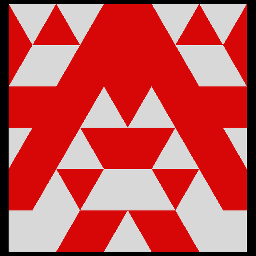
#> input picture dataset/input_001.png, 256 x 256 px; its folder holds only this picture in this run
$ python images_to_csv.py
#> lines starting #> are read from the running program, lines starting #| are printed output that depends on the picture
import os
import numpy as np
import pandas as pd
from PIL import Image

def image_to_row(image_path, file, grayscale=True):
    """Convert one image to a row with name, type, size, and flattened pixel values."""
#> called with image_path = 'dataset/input_001.png', file = 'input_001.png', grayscale = True
    img = Image.open(image_path)
#> img is the input picture: PIL image 256x256 RGB; mean R, G, B 194.8, 81.8, 81.8
    if grayscale:
        img = img.convert('L')  # Grayscale
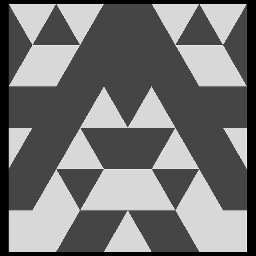
#> img: PIL image 256x256 L; min 0, max 247, mean 115.4
    else:
        img = img.convert('RGB')

    pixels = np.array(img)

    # Flatten pixel matrix
    flattened = pixels.flatten().tolist()
#> flattened = 65536 items

    # Extract name and type
    name, ext = os.path.splitext(file)
    ext = ext.lstrip('.')  # Remove leading dot

    # Size string (e.g., "32x32")
    size_str = f"{img.width}x{img.height}"
#> size_str = '256x256'

    return {
        'name': name,
        'type': ext,
        'size': size_str,
        'pixels': flattened
    }

def process_folder(folder_path, output_csv, image_size=(32, 32), grayscale=True):
    """Convert a folder of images into a CSV with: name, type, size, flattened_pixels."""
    rows = []

    for root, dirs, files in os.walk(folder_path):
        for file in files:
            if file.lower().endswith(('.jpg', '.jpeg', '.png', '.bmp', '.tiff')):
                full_path = os.path.join(root, file)
                row = image_to_row(full_path, file, grayscale=grayscale)
#> row = 4 items
                rows.append(row)

    df = pd.DataFrame(rows)
#> df = table of 1 rows and 4 columns
    df.to_csv(output_csv, index=False)
    print(f"[✓] Saved {len(df)} images to {output_csv} with columns: name, type, size, flattened_pixels")
#| [✓] Saved 1 images to images.csv with columns: name, type, size, flattened_pixels

if __name__ == "__main__":
    folder = "dataset"  # Change to your folder path
    output = "images.csv"
    process_folder(folder, output, image_size=(32, 32), grayscale=True)

$ run again, on dataset/input_012.png
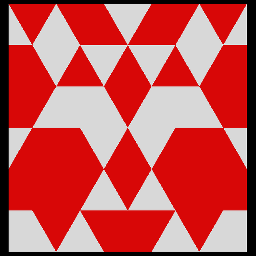
#> input picture dataset/input_012.png, 256 x 256 px
#> in image_to_row, img is the input picture: PIL image 256x256 RGB; mean R, G, B 194.8, 82, 82
#> in image_to_row, `img = img.convert('L')`:
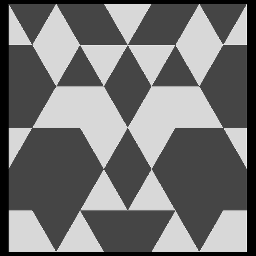
#> img: PIL image 256x256 L; min 0, max 249, mean 115.4
#> flattened = 65536 items
#> row = 4 items
#> df = table of 1 rows and 4 columns
#| [✓] Saved 1 images to images.csv with columns: name, type, size, flattened_pixels

$ run again, on dataset/input_014.png
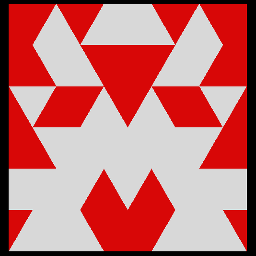
#> input picture dataset/input_014.png, 256 x 256 px
#> in image_to_row, img is the input picture: PIL image 256x256 RGB; mean R, G, B 194.1, 112.9, 112.9
#> in image_to_row, `img = img.convert('L')`:
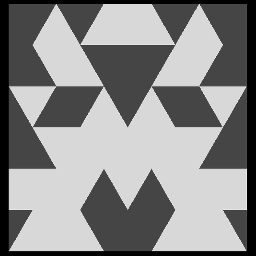
#> img: PIL image 256x256 L; min 0, max 249, mean 137
#> flattened = 65536 items
#> row = 4 items
#> df = table of 1 rows and 4 columns
#| [✓] Saved 1 images to images.csv with columns: name, type, size, flattened_pixels

$ run again, on dataset/input_016.png
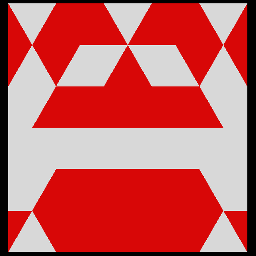
#> input picture dataset/input_016.png, 256 x 256 px
#> in image_to_row, img is the input picture: PIL image 256x256 RGB; mean R, G, B 196.2, 91.8, 91.8
#> in image_to_row, `img = img.convert('L')`:
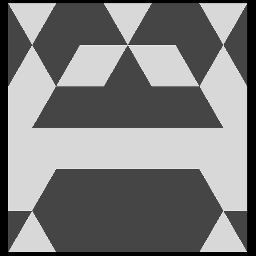
#> img: PIL image 256x256 L; min 0, max 243, mean 122.8
#> flattened = 65536 items
#> row = 4 items
#> df = table of 1 rows and 4 columns
#| [✓] Saved 1 images to images.csv with columns: name, type, size, flattened_pixels

$ run again, on dataset/input_002.png
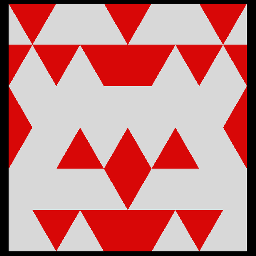
#> input picture dataset/input_002.png, 256 x 256 px
#> in image_to_row, img is the input picture: PIL image 256x256 RGB; mean R, G, B 194.1, 131.6, 131.6
#> in image_to_row, `img = img.convert('L')`:
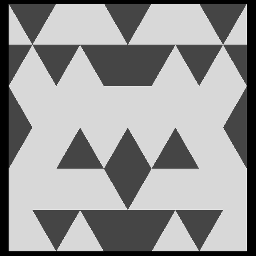
#> img: PIL image 256x256 L; min 0, max 243, mean 150.2
#> flattened = 65536 items
#> row = 4 items
#> df = table of 1 rows and 4 columns
#| [✓] Saved 1 images to images.csv with columns: name, type, size, flattened_pixels
